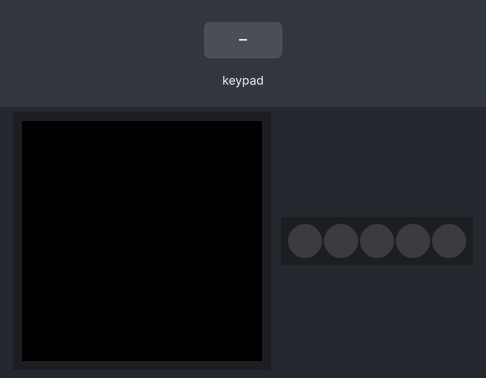
Simulated run of this sketch. Board: Arduino MKR. Shown: 240×240 colour display, 5 RGB LEDs in strip order, left to right. The inputs (shaded band) are chosen by the test bench. WiFi joins after 1.5 s; servers stay silent unless stated; random numbers use the default seed unless the sketch sets one; not simulated (calls return 0 or success): arduino_secrets.h; what the sketch prints to the serial monitor is not drawn.

Above: at 3.9 s.
4.0 s: keypad keys 1 2 3 4 pressed 0.4 s apart
At 4.6 s:
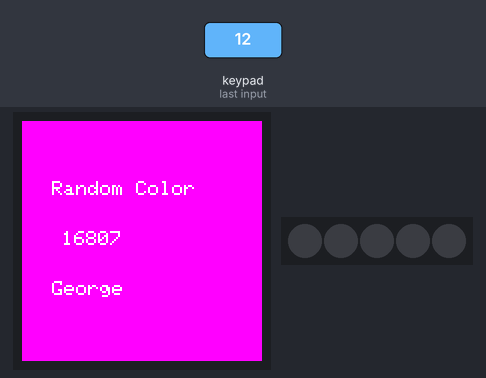
8.2 s: key '2' pressed
At 9.8 s:
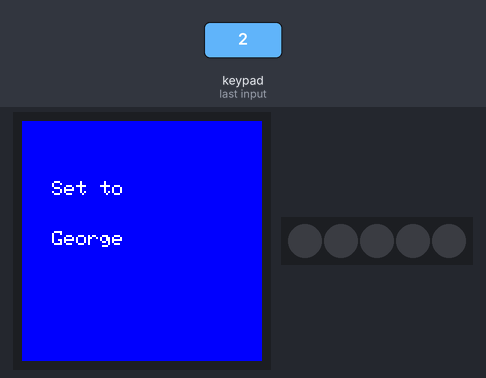
10.1 s: key '1' pressed
At 10.9 s:
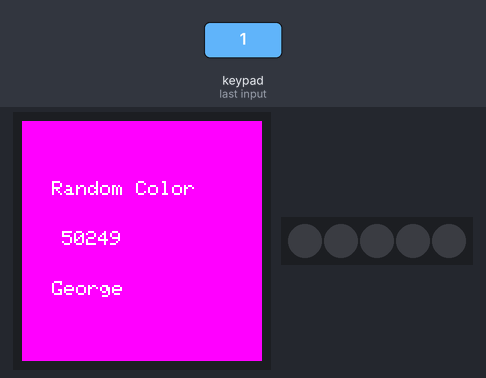
11.7 s: key '4' pressed
At 13.2 s:
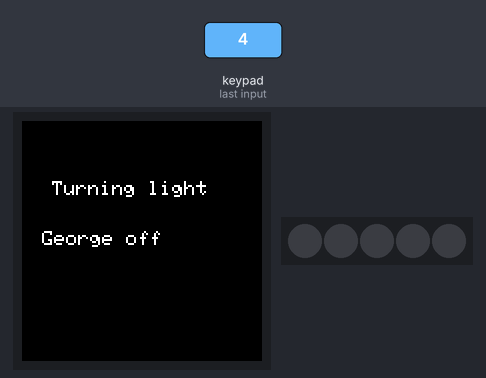
13.5 s: keypad keys 1 2 3 4 pressed 0.4 s apart
At 17.1 s:
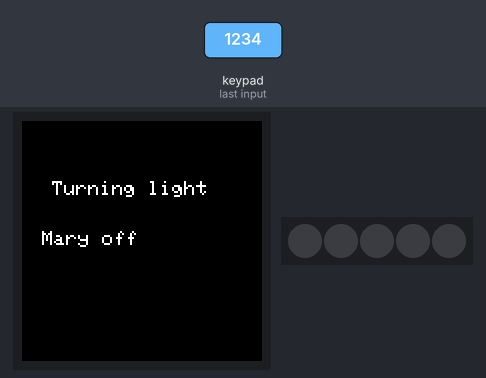
17.3 s: key '1' pressed
At 19.8 s:
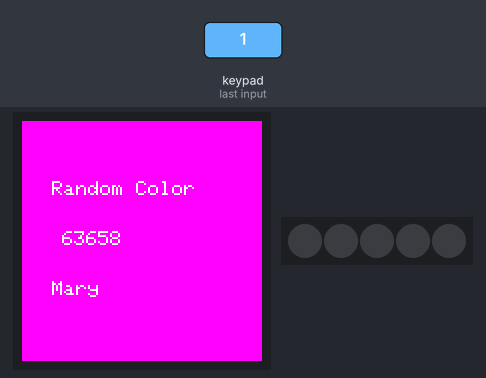
Timing chart, 0 to 21.0 s (numbered marks = the images above; inputs shaded):
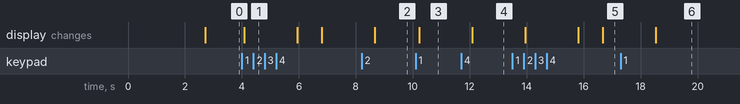

The sketch:

hue_control.ino
```cpp
#include <WiFiNINA.h>
#include <Arduino_JSON.h>
#include <Arduino_MKRIoTCarrier.h>
#include "arduino_secrets.h"

MKRIoTCarrier carrier;

char ssid[] = SECRET_SSID;
char password[] = SECRET_PASS;
char api_key[] = API_KEY;
char hue_bridge[] = HUE_BRIDGE;

//default light for startup
int lightNum = 2;
String lightName = "George";

//tracks state for toggling lights off and on
bool light_state = true;
String print_txt = "";
String command = "";


int status = WL_IDLE_STATUS;
WiFiClient client;


void setup() {
  // put your setup code here, to run once:
  Serial.begin(9600);

  while (status != WL_CONNECTED) {
    Serial.print("Attempting to connect to SSID: ");
    Serial.println(ssid);
    status = WiFi.begin(ssid,password);
    delay(1000);
  }
  Serial.println("Connected to wifi");

  CARRIER_CASE = true;
  carrier.begin();
  carrier.display.setRotation(0);
}

void loop() {
  delay(100);
  carrier.Buttons.update();

  if (carrier.Button1.onTouchDown()) {
    light_state = true;
    int rand_c = random(65000);
    Serial.print("button0 ");
    Serial.println(rand_c);
    carrier.display.fillScreen(ST77XX_MAGENTA);
    carrier.display.setCursor(30, 60);
    carrier.display.setTextColor(ST77XX_WHITE);
    carrier.display.setTextSize(2);
    carrier.display.print("Random Color");
    carrier.display.setCursor(40, 110);
    carrier.display.println(rand_c);
    carrier.display.setCursor(30, 160);
    carrier.display.println(lightName);
    colorUpdate(rand_c, 5, light_state);
    delay(500);

  }

  if (carrier.Button2.onTouchDown()) {
    if (lightNum == 2){
      lightNum = 4;
      lightName = "Mary";
    } else {
      lightNum = 2;
      lightName = "George";
    }
    Serial.print("button3 ");
    Serial.println(lightName);
    carrier.display.fillScreen(ST77XX_BLUE);
    carrier.display.setCursor(30, 60);
    carrier.display.setTextColor(ST77XX_WHITE);
    carrier.display.setTextSize(2);
    carrier.display.print("Set to");
    carrier.display.setCursor(30, 110);
    carrier.display.println(lightName);
    delay(500);

  }

  if (carrier.Button4.onTouchDown()) {
    Serial.print("button4 off");
    if (light_state) {
      light_state = false;
      print_txt = " off";
    } else {
      light_state = true;
      print_txt = " on";
    }
    carrier.display.fillScreen(ST77XX_BLACK);
    carrier.display.setCursor(30, 60);
    carrier.display.setTextColor(ST77XX_WHITE);
    carrier.display.setTextSize(2);
    carrier.display.print("Turning light");
    carrier.display.setCursor(20, 110);
    carrier.display.print(lightName);
    carrier.display.println(print_txt);
    colorUpdate(15000, 5, light_state);
    delay(500);
  }

}


void colorUpdate(int color, int transition, bool state) {
  if (state) {
  command = "{\"on\":true,\"hue\":"+String(color)+",\"sat\":255,\"bri\":255,\"transitiontime\":"+String(transition)+"}";
  } else {
    //this command does double duty since I didn't want to duplicate the machinery when I added the ability to toggle the light on and off
    command = "{\"on\":false}";
  }
  if (client.connect(hue_bridge, 80)) {
    Serial.println("connected to server");
    // Make a HTTP request: first building the URL
    client.print("PUT ");
    client.print(api_key);
    client.print("/lights/");
    client.print(lightNum);
    client.println("/state HTTP/1.1");
    //submit headers
    client.println("Connection: keep-alive");
    client.print("Host: ");
    client.println(hue_bridge);
    client.print("Content-Length: ");
    client.println(command.length());
    client.println("Content-Type: text/plain;charset=UTF-8");
    client.println(); // blank line before body
    client.println(command); // Hue command
    client.println("Connection: close");
    client.println();
  } else {
    Serial.println("unable to connect");
  }
  delay(1000);
}
```

Measured:
- after the input at 4.0 s, the display: changes after 0.08 s (image 1)
- after the input at 8.2 s, the display: changes after 0.46 s (image 2)
- after the input at 10.1 s, the display: changes after 0.13 s (image 3)
- after the input at 11.7 s, the display: changes after 0.39 s (image 4)
- after the input at 13.5 s, the display: first changes after 0.45 s (image 5 shows a later state)
- after the input at 17.3 s, the display: changes after 1.2 s (image 6)
